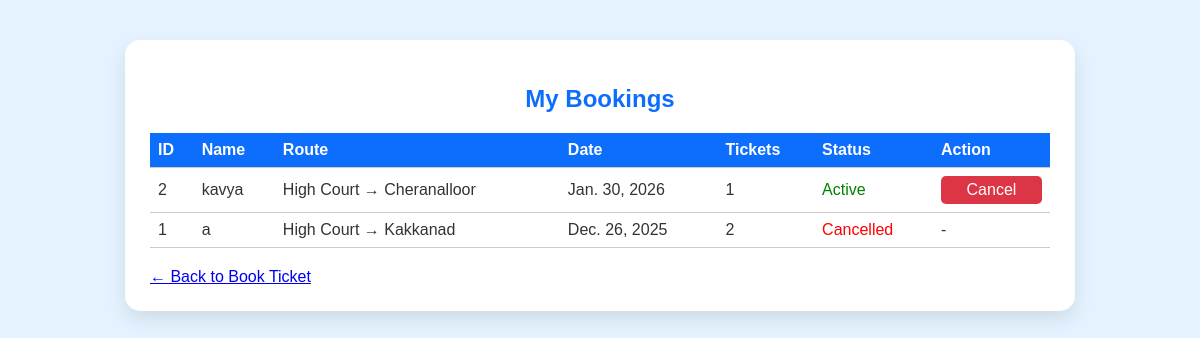
The page /my-bookings/ on the database its author committed.
### home/models.py (models this page shows, shortened)
class TicketBooking(models.Model):
    SOURCE_CHOICES = [
        ("Vytilla", "Vytilla"),
        ("High Court", "High Court"),
        ("Vypin", "Vypin"),
        ("Kakkanad", "Kakkanad"),
        ("South Chittoor", "South Chittoor"),
        ("Cheranalloor", "Cheranalloor"),
        ("Eloor", "Eloor"),
        ("Fort Kochi", "Fort Kochi"),
        ("Willingdon Island", "Willingdon Island"),
        ("Mattancherry", "Mattancherry"),
    ]
    STATUS_CHOICES = [
        ("ACTIVE", "Active"),
        ("CANCELLED", "Cancelled"),
    ]
    source = models.CharField(max_length=50, choices=SOURCE_CHOICES)
    destination = models.CharField(max_length=50, choices=SOURCE_CHOICES)
    journey_date = models.DateField()
    passenger_name = models.CharField(max_length=100)
    passenger_phone = models.CharField(max_length=20)
    no_of_tickets = models.PositiveIntegerField(default=1)
    created_at = models.DateTimeField(auto_now_add=True)
    status = models.CharField(
        max_length=10, choices=STATUS_CHOICES, default="ACTIVE"
    )
    cancelled_at = models.DateTimeField(null=True, blank=True)

### home/views.py (the view)
# urls.py: path("my-bookings/", views.my_bookings, name="my_bookings"),
def my_bookings(request):
    bookings = TicketBooking.objects.order_by("-created_at")
    return render(request, "home/my_bookings.html", {"bookings": bookings})

### home/templates/home/my_bookings.html (shortened to what this page needs)
<!DOCTYPE html>
<html lang="en">
<head>
</head>
<body style="background:#e4f3ff;">
    <div style="max-width:900px;margin:40px auto;background:white;padding:25px;border-radius:15px;box-shadow:0 8px 20px rgba(0,0,0,0.1);">
        <h2 style="margin-bottom:20px;">My Bookings</h2>
        {% if bookings %}
            <table style="width:100%;border-collapse:collapse;">
                <thead>
                    <tr>
                        <th style="border-bottom:1px solid #ccc;padding:8px;text-align:left;">ID</th>
                        <th style="border-bottom:1px solid #ccc;padding:8px;text-align:left;">Name</th>
                        <th style="border-bottom:1px solid #ccc;padding:8px;text-align:left;">Route</th>
                        <th style="border-bottom:1px solid #ccc;padding:8px;text-align:left;">Date</th>
                        <th style="border-bottom:1px solid #ccc;padding:8px;text-align:left;">Tickets</th>
                        <th style="border-bottom:1px solid #ccc;padding:8px;text-align:left;">Status</th>
                        <th style="border-bottom:1px solid #ccc;padding:8px;text-align:left;">Action</th>
                    </tr>
                </thead>
                <tbody>
                    {% for b in bookings %}
                        <tr>
                            <td style="padding:8px;">{{ b.id }}</td>
                            <td style="padding:8px;">{{ b.passenger_name }}</td>
                            <td style="padding:8px;">{{ b.source }} → {{ b.destination }}</td>
                            <td style="padding:8px;">{{ b.journey_date }}</td>
                            <td style="padding:8px;">{{ b.no_of_tickets }}</td>
                            <td style="padding:8px;">
                                {% if b.status == "CANCELLED" %}
                                    <span style="color:red;">Cancelled</span>
                                {% else %}
                                    <span style="color:green;">Active</span>
                                {% endif %}
                            </td>
                            <td style="padding:8px;">
                                {% if b.status == "ACTIVE" %}
                                    <form method="post" action="{% url 'home:cancel_booking' b.id %}" style="display:inline;">
                                        <button type="submit" style="padding:5px 10px;border:none;border-radius:5px;background:#dc3545;color:white;cursor:pointer;">
                                            Cancel
                                        </button>
                                    </form>
                                {% else %}
                                    -
                                {% endif %}
                            </td>
                        </tr>
                    {% endfor %}
                </tbody>
            </table>
        {% else %}
            <p>No bookings yet.</p>
        {% endif %}
        <div style="margin-top:20px;">
            <a href="{% url 'home:book_ticket' %}">← Back to Book Ticket</a>
        </div>
        {% load static %}
<link rel="stylesheet" href="{% static 'home/css/style.css' %}">
    </div>
</body>
</html>

### home/static/home/css/style.css (style rules this page uses)
body { margin: 0; font-family: 'Segoe UI', Tahoma, Geneva, Verdana, sans-serif; background: linear-gradient(135deg, #f6f8fb 70%, #d1e4ff 100%); color: #333; min-height: 100vh; transition: background 0.6s; }
body { font-family: Arial, sans-serif; background: linear-gradient(to right, #e4f3ff, #f2fbff); margin: 0; padding: 0; }
h2 { text-align: center; margin-bottom: 20px; color: #0d6efd; }
button { width: 100%; padding: 10px; border: none; border-radius: 8px; background: #0d6efd; color: white; font-size: 16px; cursor: pointer; }
table { width: 100%; border-collapse: collapse; }
th { background: #0d6efd; color: white; padding: 10px; }
td { padding: 10px; border-bottom: 1px solid #ccc; }

### rows shown on the page
TicketBooking: id "2", passenger_name "kavya", source "High Court", destination "Cheranalloor", journey_date "Jan. 30, 2026", no_of_tickets "1", status "Active"
TicketBooking: id "1", passenger_name "a", source "High Court", destination "Kakkanad", journey_date "Dec. 26, 2025", no_of_tickets "2", status "Cancelled"
